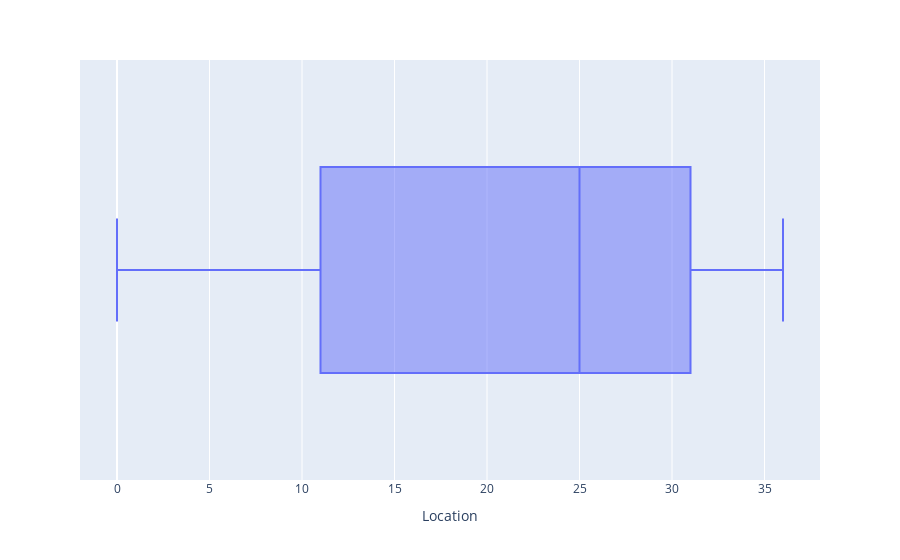

Notebook cell for this chart:
### Code cell
px.box(data,x='Location')

### Figure 1 — Plotly figure (JSON) as saved in the notebook; plotly's stock layout.template omitted (floating-point values rounded to 4 significant figures; data arrays with more than 128 entries replaced by an {"elided": "..."} marker saying what was removed)
{"data": [{"alignmentgroup": "True", "hovertemplate": "Location=%{x}<extra></extra>", "legendgroup": "", "marker": {"color": "#636efa"}, "name": "", "notched": false, "offsetgroup": "", "orientation": "h", "showlegend": false, "type": "box", "x": {"elided": "1060 int values"}, "x0": " ", "xaxis": "x", "y0": " ", "yaxis": "y"}], "layout": {"boxmode": "group", "legend": {"tracegroupgap": 0}, "margin": {"t": 60}, "xaxis": {"anchor": "y", "domain": [0, 1], "title": {"text": "Location"}}, "yaxis": {"anchor": "x", "domain": [0, 1]}}}
